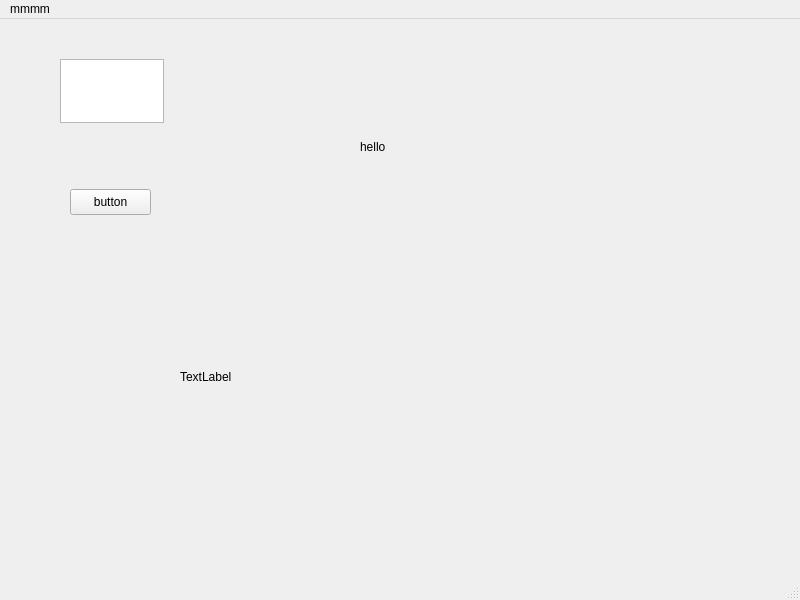
<?xml version="1.0" encoding="UTF-8"?>
<ui version="4.0">
 <class>MainWindow</class>
 <widget class="QMainWindow" name="MainWindow">
  <property name="geometry">
   <rect>
    <x>0</x>
    <y>0</y>
    <width>800</width>
    <height>600</height>
   </rect>
  </property>
  <property name="windowTitle">
   <string>MainWindow</string>
  </property>
  <widget class="QWidget" name="centralwidget">
   <widget class="QTextEdit" name="textEdit">
    <property name="geometry">
     <rect>
      <x>60</x>
      <y>40</y>
      <width>104</width>
      <height>64</height>
     </rect>
    </property>
   </widget>
   <widget class="QLabel" name="label">
    <property name="geometry">
     <rect>
      <x>360</x>
      <y>120</y>
      <width>60</width>
      <height>16</height>
     </rect>
    </property>
    <property name="text">
     <string>hello</string>
    </property>
   </widget>
   <widget class="QPushButton" name="pushButton">
    <property name="geometry">
     <rect>
      <x>70</x>
      <y>170</y>
      <width>81</width>
      <height>26</height>
     </rect>
    </property>
    <property name="text">
     <string>button</string>
    </property>
   </widget>
   <widget class="QLabel" name="label_2">
    <property name="geometry">
     <rect>
      <x>180</x>
      <y>350</y>
      <width>60</width>
      <height>16</height>
     </rect>
    </property>
    <property name="text">
     <string>TextLabel</string>
    </property>
   </widget>
  </widget>
  <widget class="QMenuBar" name="menubar">
   <property name="geometry">
    <rect>
     <x>0</x>
     <y>0</y>
     <width>800</width>
     <height>21</height>
    </rect>
   </property>
   <widget class="QMenu" name="menummmm">
    <property name="title">
     <string>mmmm</string>
    </property>
   </widget>
   <addaction name="menummmm"/>
  </widget>
  <widget class="QStatusBar" name="statusbar"/>
 </widget>
 <resources/>
 <connections/>
</ui>
